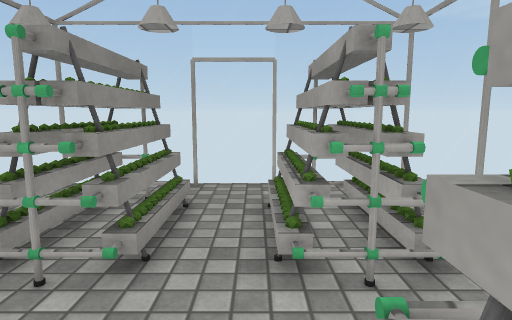
[1] (above)

16 first-person views from a walk through a scene from a Unity 3-D project. The camera is 1.3 m above the floor, tilts 8° down and sees 75° across. The floor is counted in squares, 0.5 m on a side. Each view is taken from the middle of a square. On the plan, view 1 faces up. The plan holds only what a view shows up to about 20 squares ahead; the rest is blank. Some surface patterns are stand-ins.

[2]
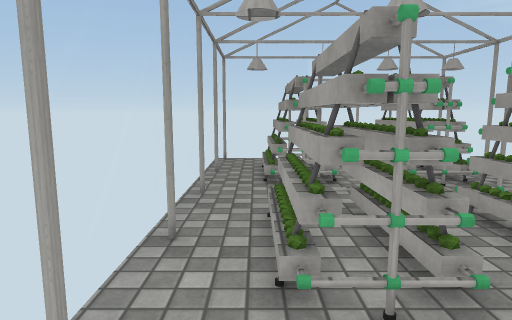

[3]
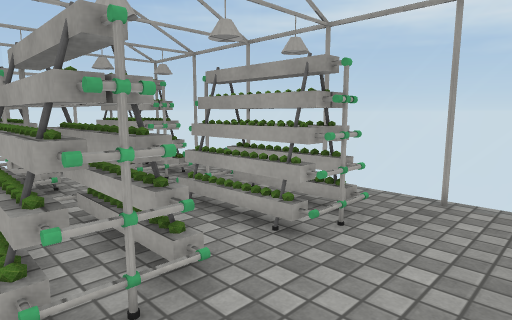

[4]
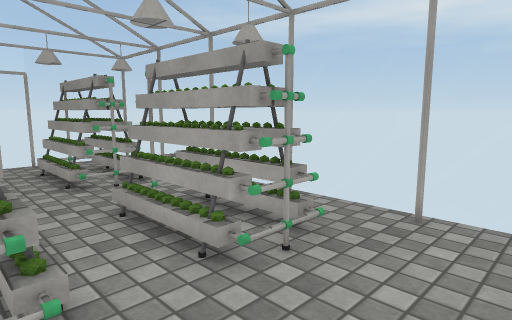

[5]
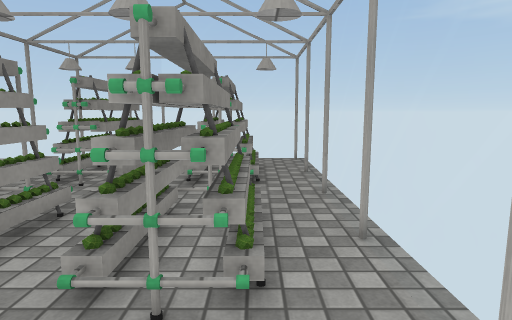

[6]
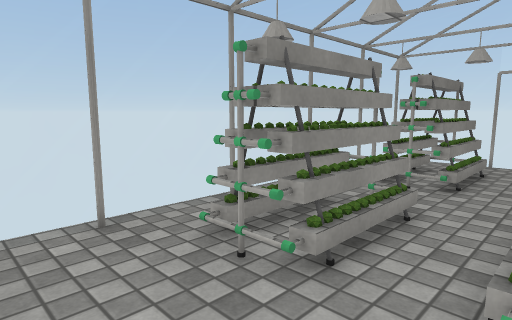

[7]
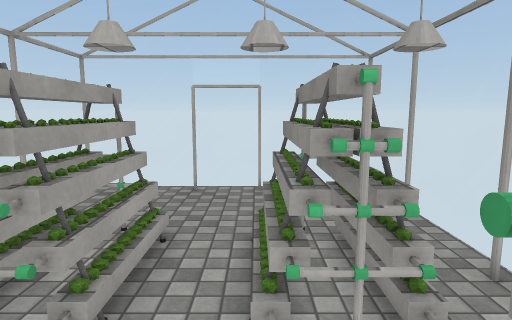

[8]
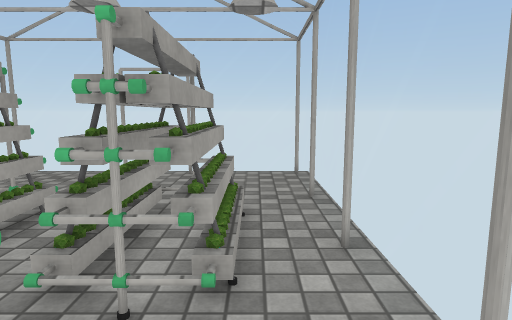

[9]
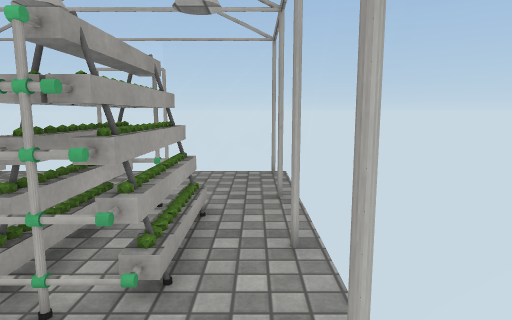

[10]
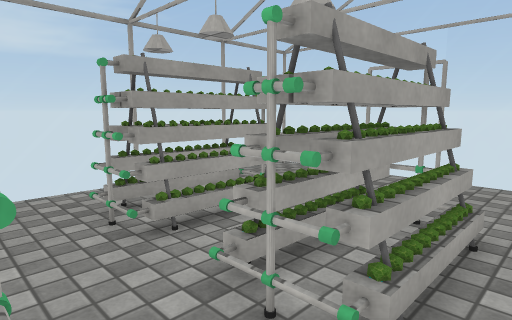

[11]
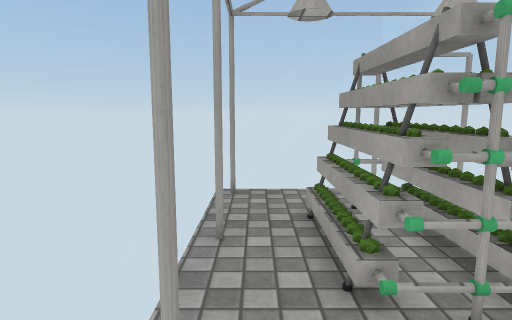

[12]
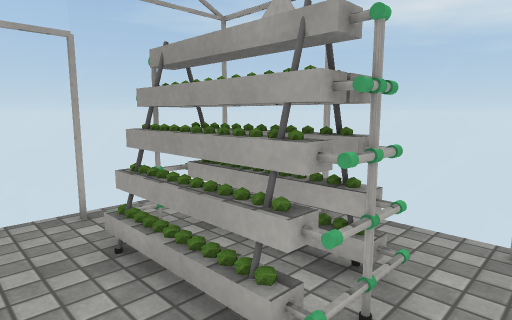

[13]
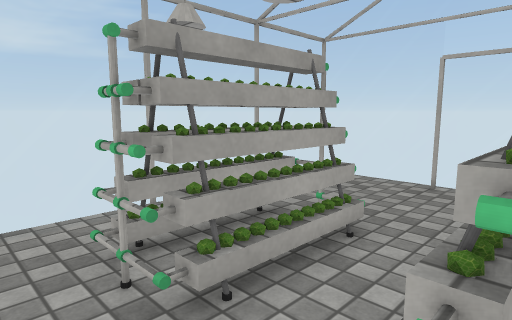

[14]
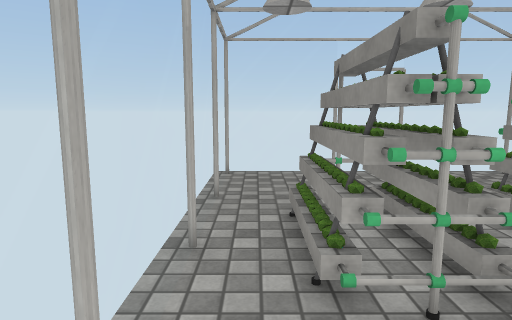

[15]
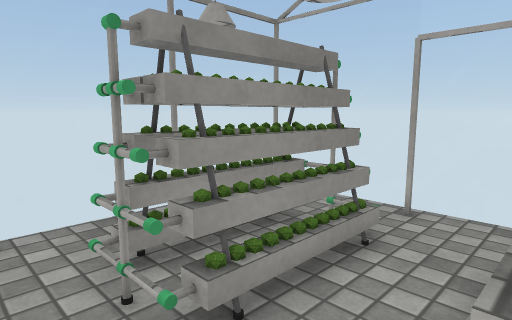

[16]
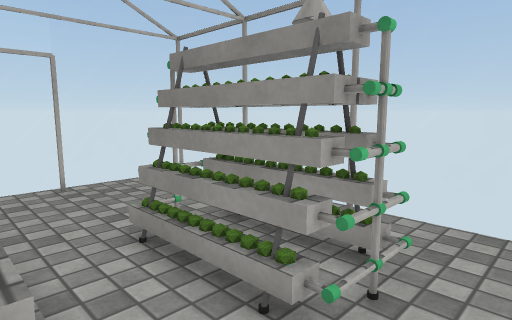

### Floor plan
Key: @ floor where view 1 was taken; # wall or solid block; . floor; / step, stairs or slope; = window, fence, low wall or low ledge; v drop or lower ground; O other object.
Columns run from 7 left of view 1 to 5 right of it. Each row starts with its distance up from view 1.
 12 #===========#
 11 =...........=
 10  ..=O=..OO=.=
  9 =..==O..O=O.=
  8 =..==#..===.=
  7 =..==#..==O.=
  6 =..==/..#=O.=
  5 =..===..===.=
  4 =...........=
  3 =...........=
  2 =..OO...OOO.=
  1 =..==O..O=O.=
  0 =..==#.@===.=
 -1 =..==#..==O.=
 -2 =..==O..O=O.=
 -3 =..===..v==.=
 -4 =...........=
 -5 =...........=
 -6 =...........=
 -7 =...........=
 -8 =============

Where each view was taken, in squares from view 1:
view 1: 0 up, 0 right, facing up
view 2: 7 down, 5 left, facing up
view 3: 7 down, 5 left, facing up-right
view 4: 7 down, 3 left, facing up-right
view 5: 7 down, 3 right, facing up
view 6: 7 down, 1 right, facing up-left
view 7: 6 up, 2 left, facing down
view 8: 6 up, 5 left, facing down
view 9: 6 up, 6 left, facing down
view 10: 5 up, 6 left, facing down-right
view 11: 1 up, 6 left, facing up
view 12: 3 up, 2 left, facing up-right
view 13: 4 up, 3 left, facing down-right
view 14: 6 up, 4 right, facing down
view 15: 3 up, 1 right, facing up-left
view 16: 4 up, 1 right, facing down-left
